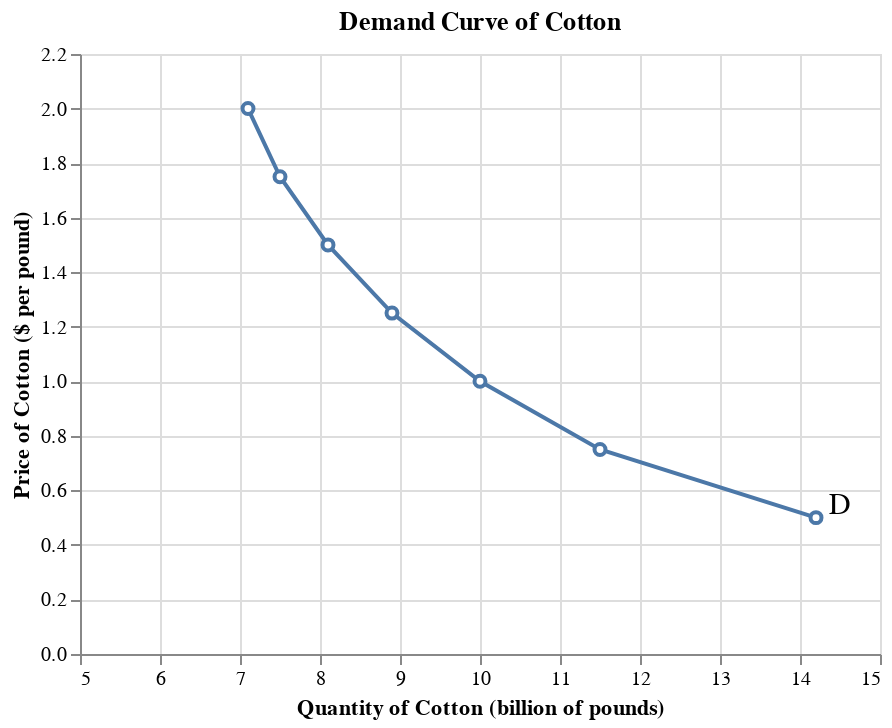

Source (notebook cell):
### Code cell
df_demand = pd.DataFrame(data={'price': [2, 1.75, 1.50, 1.25, 1, 0.75, 0.5], 'quantity': [7.1, 7.5, 8.1, 8.9, 10.0, 11.5, 14.2]})
fig1 = alt.Chart(df_demand).mark_line(point=alt.OverlayMarkDef(filled=False, fill='white')).encode(
    alt.X('quantity', title='Quantity of Cotton (billion of pounds)', scale=alt.Scale(domain=[5,15])),
    alt.Y('price', title='Price of Cotton ($ per pound)', scale=alt.Scale(domain=[0,2.2])),
).properties(title='Demand Curve of Cotton')

text1 = alt.Chart({'values':[{'x': 14.5, 'y': 0.55}]}).mark_text(
    text='D',
    fontSize=15
).encode(x='x:Q', y='y:Q')

fig1 + text1

### Figure 1 — Vega-Lite specification as saved in the notebook (floating-point values rounded to 4 significant figures)
{"config": {"view": {"continuousWidth": 400, "continuousHeight": 300}}, "layer": [{"data": {"name": "data-42d95ef6236ef392ee96a4d4eb6aead7"}, "mark": {"type": "line", "point": {"fill": "white", "filled": false}}, "encoding": {"x": {"type": "quantitative", "field": "quantity", "scale": {"domain": [5, 15]}, "title": "Quantity of Cotton (billion of pounds)"}, "y": {"type": "quantitative", "field": "price", "scale": {"domain": [0, 2.2]}, "title": "Price of Cotton ($ per pound)"}}, "title": "Demand Curve of Cotton"}, {"data": {"name": "data-b942e45c4cb98ef35c64388ff7a50f7e"}, "mark": {"type": "text", "fontSize": 15, "text": "D"}, "encoding": {"x": {"type": "quantitative", "field": "x"}, "y": {"type": "quantitative", "field": "y"}}}], "$schema": "https://vega.github.io/schema/vega-lite/v4.8.1.json", "datasets": {"data-42d95ef6236ef392ee96a4d4eb6aead7": [{"price": 2.0, "quantity": 7.1}, {"price": 1.75, "quantity": 7.5}, {"price": 1.5, "quantity": 8.1}, {"price": 1.25, "quantity": 8.9}, {"price": 1.0, "quantity": 10.0}, {"price": 0.75, "quantity": 11.5}, {"price": 0.5, "quantity": 14.2}], "data-b942e45c4cb98ef35c64388ff7a50f7e": [{"x": 14.5, "y": 0.55}]}}
